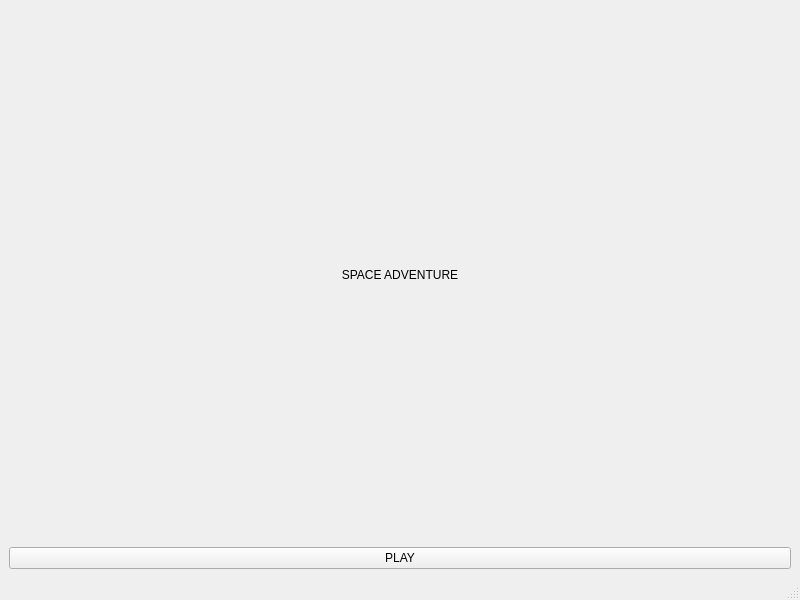
<?xml version="1.0" encoding="UTF-8"?>
<ui version="4.0">
 <class>MainWindow</class>
 <widget class="QMainWindow" name="MainWindow">
  <property name="geometry">
   <rect>
    <x>0</x>
    <y>0</y>
    <width>800</width>
    <height>600</height>
   </rect>
  </property>
  <property name="windowTitle">
   <string>MainWindow</string>
  </property>
  <widget class="QWidget" name="centralwidget">
   <layout class="QGridLayout" name="gridLayout">
    <item row="1" column="0">
     <widget class="QLabel" name="label">
      <property name="styleSheet">
       <string notr="true">font: 900 28pt &quot;Segoe UI Black&quot;;</string>
      </property>
      <property name="text">
       <string>SPACE ADVENTURE</string>
      </property>
      <property name="alignment">
       <set>Qt::AlignCenter</set>
      </property>
     </widget>
    </item>
    <item row="3" column="0">
     <widget class="QPushButton" name="pushButton">
      <property name="text">
       <string>PLAY</string>
      </property>
     </widget>
    </item>
   </layout>
  </widget>
  <widget class="QMenuBar" name="menubar">
   <property name="geometry">
    <rect>
     <x>0</x>
     <y>0</y>
     <width>800</width>
     <height>22</height>
    </rect>
   </property>
  </widget>
  <widget class="QStatusBar" name="statusbar"/>
 </widget>
 <resources/>
 <connections/>
</ui>
